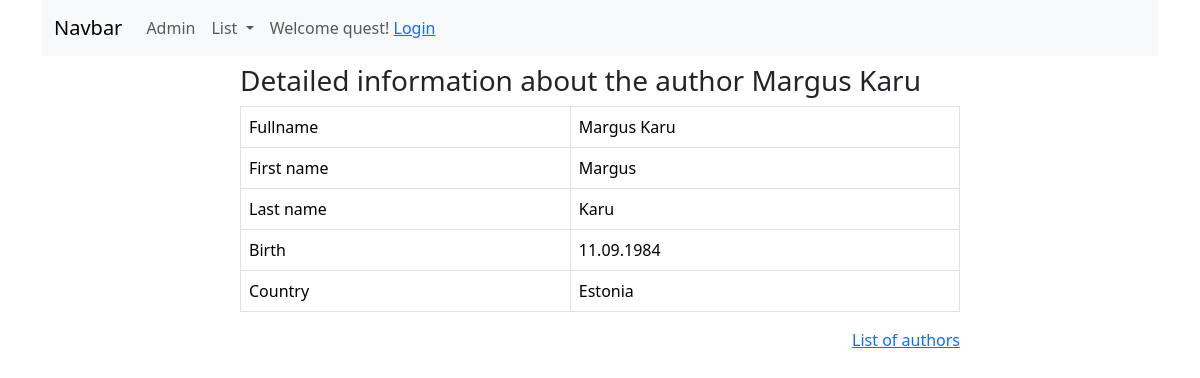
/booksapp/author_detail/3, run on the app's committed database.
### booksapp/models.py (models this page shows, shortened)
class Author(models.Model):
    firstname = models.CharField(max_length=25, validators=[MinLengthValidator(2)])
    lastname = models.CharField(max_length=25, validators=[MinLengthValidator(2)])
    birth = models.DateField(null=True, blank=True)
    country = models.ForeignKey(Country, on_delete=models.SET_NULL, null=True)
    class Meta:
        ordering = ['lastname', 'firstname']
    def fullname(self):
        return f'{self.firstname} {self.lastname}'

class Country(models.Model):
    country = models.CharField(max_length=50, validators=[MinLengthValidator(3)])
    class Meta:
        verbose_name_plural = 'countries'
    def __str__(self):
        return self.country

### booksapp/views.py (the view)
# urls.py: path('author_detail/<int:pk>', views.AuthorDetailView.as_view(), name='author_detail'),  # Author Detail View
class AuthorDetailView(DetailView):
    model = Author

### booksapp/templates/booksapp/author_detail.html
{% extends 'base.html' %}
{% block content %}
	<div class="row">
        <div class="col-8 mt-2 mx-auto">
            <h3>Detailed information about the author {{ author.fullname }}</h3>
            <table class="table table-bordered">
                <tr>
                    <td>Fullname</td>
                    <td>{{ author.fullname }}</td>
                </tr>
                <tr>
                    <td>First name</td>
                    <td>{{ author.firstname }}</td>
                </tr>
                <tr>
                    <td>Last name</td>
                    <td>{{ author.lastname }}</td>
                </tr>
                <tr>
                    <td>Birth</td>
                    <td>{{ author.birth|date:'d.m.Y' }}</td>
                </tr>
                <tr>
                    <td>Country</td>
                    <td>{{ author.country }}</td>
                </tr>
            </table>
            <p class="text-end">
                <a href="{% url 'booksapp:author_list' %}">List of authors</a>
            </p>
        </div>
    </div>
{% endblock %}

### data on the page
Author: fullname "Margus Karu", firstname "Margus", lastname "Karu", birth "11.09.1984", country "Estonia"
